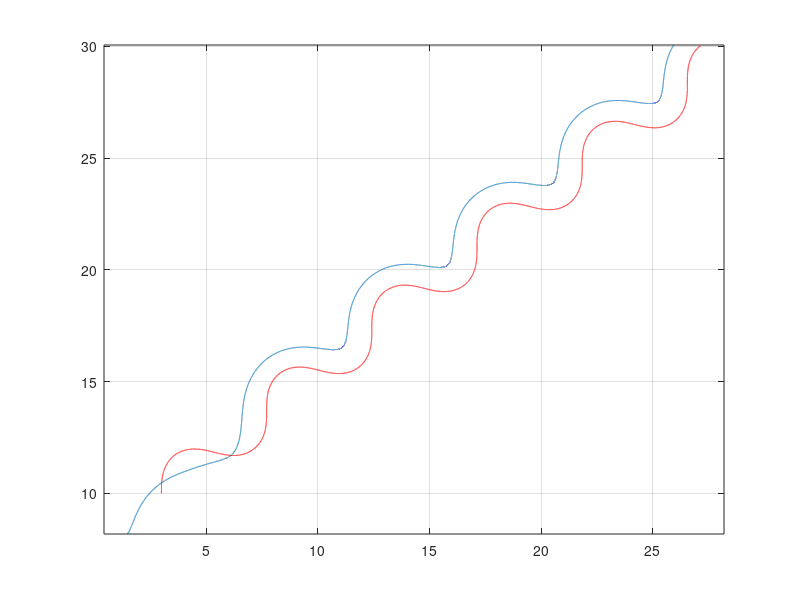

Write the MATLAB code that produced this figure.
clc; clear all; close all;
%
vl=1.3;
tfinal=30;
%
i=1;
vf(i)=0;
t(i)=0;
%f=0.55;
wl(i)=-sin(1.1*t(i));

xl(i)=3;
yl(i)=10;
thtl(i)=pi/2;
xf(i)=1.5;
yf(i)=8.2;
thtf(i)=pi/6;
phi=-pi/3;
d=1.2;
%
h=0.001;
%
wf(i)=0;
wfmax=pi;
K=0.7692;
vlmax=2;
vfmax=4;
M=1;
%
%
bta(i) = thtl(i)-thtf(i);
x1=0.95;
x2=0.98;
    
%
%

while t(i)<tfinal
    
    if  bta(i)>=-asin(x2*d*cos(phi)) && bta(i)<=asin(x2*d*cos(phi))
        %Follower
        eeta=[(wfmax-K*vl)*d*cos(phi)/abs(-(xl(i)-xf(i))*sin(thtf(i))-d*sin(phi)+(yl(i)-yf(i))*cos(thtf(i)));...
            (vl*x1-abs(wl(i)))*d*cos(phi)/abs(-(xl(i)-xf(i))*sin(thtf(i))-d*sin(phi)+(yl(i)-yf(i))*cos(thtf(i)));...
            (vfmax*cos(phi)-vl*cos(bta(i)-phi))/abs((xl(i)-xf(i))*cos(thtf(i)+phi)-d+(yl(i)-yf(i))*sin(thtf(i)+phi));...
            vl*cos(bta(i)-phi)/abs((xl(i)-xf(i))*cos(thtf(i)+phi)-d+(yl(i)-yf(i))*sin(thtf(i)+phi));M];
        eeta=min(eeta);
        vf(i)=((eeta*((xl(i)-xf(i))*cos(thtf(i)+phi)-d+(yl(i)-yf(i))*sin(thtf(i)+phi)))+(vl*cos(bta(i)-phi)))/(cos(phi));
        wf(i)=(eeta*(-(xl(i)-xf(i))*sin(thtf(i))-d*sin(phi)+(yl(i)-yf(i))*cos(thtf(i)))+(vl*sin(bta(i))))/(d*cos(phi));
        
    else 
        vf(i)=0;
        wf(i)=sign(bta(i))*wfmax;
                 
    end
        xl(i+1) = xl(i) + h*vl*cos(thtl(i));
        yl(i+1) = yl(i) + h*vl*sin(thtl(i));
        thtl(i+1) = thtl(i) + h*wl(i);
        xf(i+1) = xf(i) + h*vf(i)*cos(thtf(i));
        yf(i+1) = yf(i) + h*vf(i)*sin(thtf(i));
        thtf(i+1)= thtf(i) + h*wf(i);
    i=i+1;
    t(i)=t(i-1)+h;
    wl(i)=-sin(1.1*t(i));
    bta(i)=thtl(i)-thtf(i);
    %ddd=atan((yl(i)-yf(i))/(xl(i)-xf(i)));
    
end
%
plot(xl,yl,'r',xf,yf); axis equal; grid on;
% figure; plot(xl-3,yl,'r',xf,yf); axis equal; grid on;
% figure; plot(t, xl-xf, 'b', t, yl-yf, 'r', t, sqrt((xl-xf).^2+(yl-yf).^2),'k'); grid on;
% %figure; plot(t,thtf); grid on;
% %figure; plot(t,thtl); grid on;
% figure; plot(t,rad2deg(ddd-thtf)); grid on;
% figure; plot(t, sqrt(xf.^2+yf.^2)); grid on;